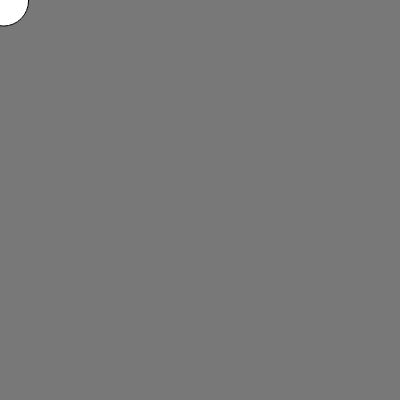
Frame 1 (no input)
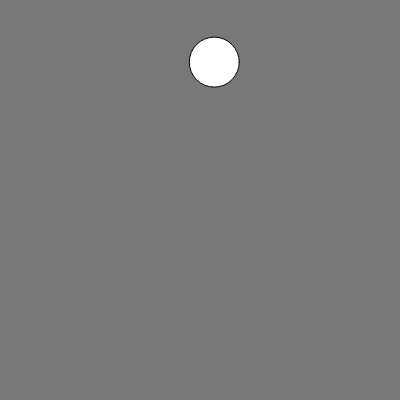
Frame 60 (no input)
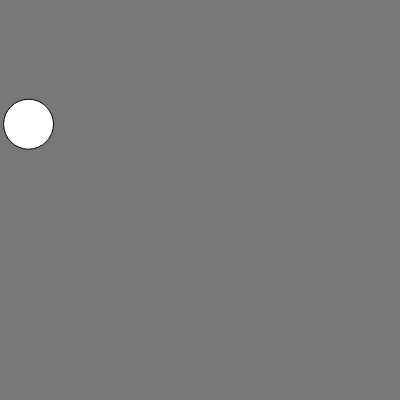
Frame 120 (the mouse pressed at the canvas centre since frame 60)

The p5.js sketch that drew these frames (run headless with seeded random() and noise() and a simulated clock; from frame 60 on, the mouse is pressed at the canvas centre):

// p5.js sketch
// ── sketch.js
// Johan Steven Ospina Arroyave

let size = 50;
let x = 0;
let y = 0;
let speedX = 0;
let speedY = 0;


function setup() {
  createCanvas(400, 400);
  speedX = random (5);
  speedY = random (5);
}


function draw() {
  background(120);
  console.log(speedX);
  x = x + speedX;
  y = y + speedY;

  if (x > width){
    r = random(255);
    g = random(255);
    b = random(255);
    x = 0;
  }

  if (y > height){
    r = random(255);
    g = random(255);
    b = random(255);
    y = 0;
  }



  fill(255);
  ellipse(x, y, size, size)
}
